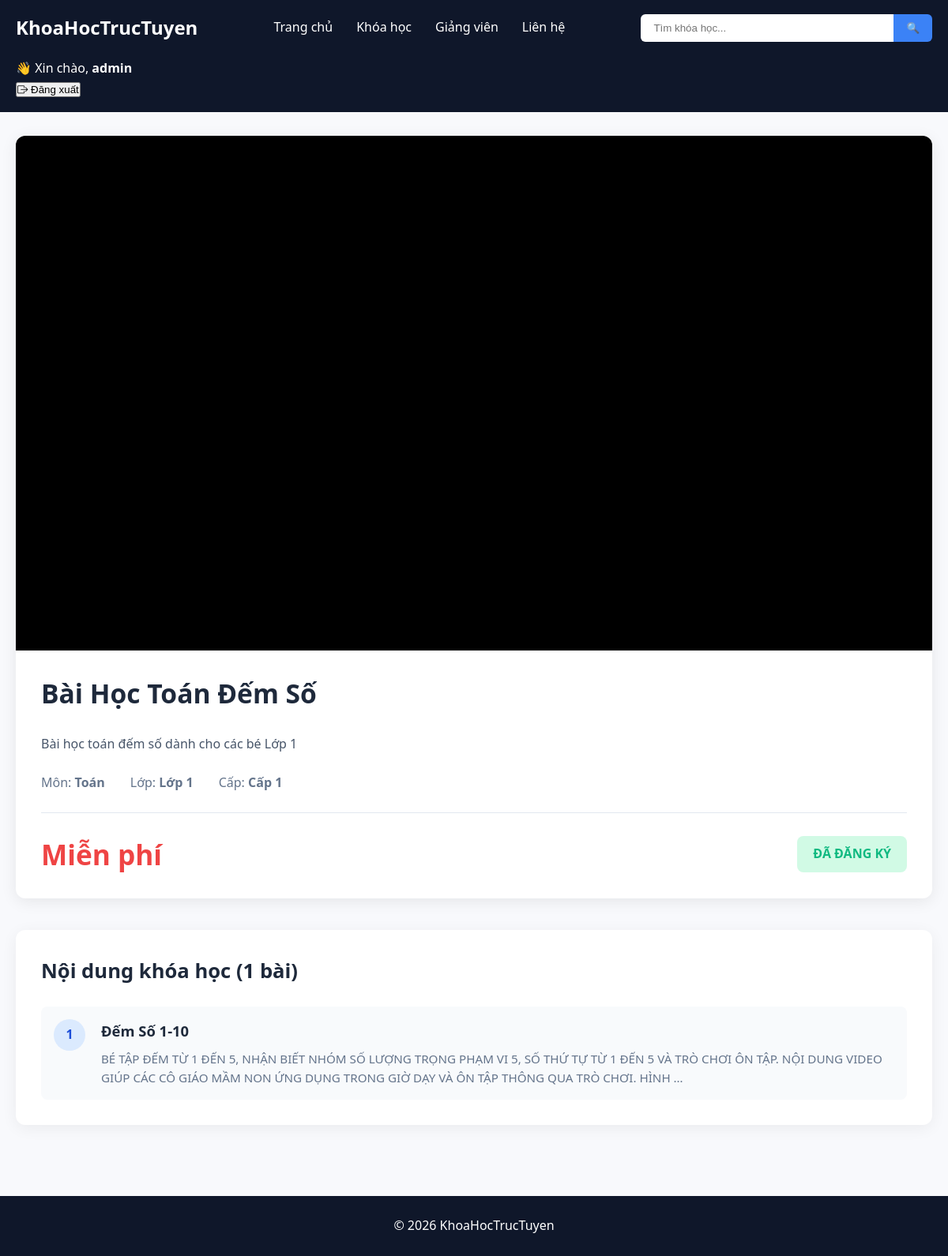
Page /course/3/ (signed in) on the committed database.
### courses/models.py (models this page shows, shortened)
class Lesson(models.Model):
    course = models.ForeignKey('Course', on_delete=models.CASCADE, related_name='lessons')
    title = models.CharField(max_length=200)
    video_url = models.URLField(max_length=500, blank=True, null=True,help_text="Dán link YouTube (watch, youtu.be, embed đều được)")
    video_file = models.FileField(upload_to='lessons/videos/', blank=True, null=True)
    content = models.TextField(blank=True)
    order = models.PositiveIntegerField(default=1)
    is_free_preview = models.BooleanField(default=False)
    class Meta:
        ordering = ['order']
    def get_youtube_id(self):
        if not self.video_url:  # Giả sử field là video_url (URLField)
            return None
        url = self.video_url.strip()  # loại bỏ khoảng trắng thừa
        import urllib.parse
        parsed = urllib.parse.urlparse(url)
        params = urllib.parse.parse_qs(parsed.query)
        if 'v' in params:
            return params['v'][0]  # lấy ID từ ?v=...

class Course(models.Model):
    title = models.CharField(max_length=200)
    description = models.TextField(blank=True)
    price = models.DecimalField(max_digits=10, decimal_places=0, default=0)
    is_free = models.BooleanField(default=True)
    subject = models.ForeignKey('Subject', on_delete=models.CASCADE)
    grade = models.ForeignKey('Grade', on_delete=models.CASCADE)
    level = models.ForeignKey('Level', on_delete=models.CASCADE)
    image = models.ImageField(
        upload_to='courses/',
        blank=True,
        null=True,
        verbose_name="Ảnh khóa học",
        help_text="Kích thước khuyến nghị: 800x450px hoặc lớn hơn"
    )
    is_published = models.BooleanField(default=False, verbose_name="Đã xuất bản")

class Subject(models.Model):
    name = models.CharField(max_length=100)

class Grade(models.Model):
    name = models.CharField(max_length=50)
    level = models.ForeignKey(Level,on_delete=models.CASCADE)

class Level(models.Model):
    name = models.CharField(max_length=50)

### courses/views.py (the view)
# urls.py: path("course/<int:course_id>/", views.course_detail, name="course_detail"),
def course_detail(request, course_id):
    course = get_object_or_404(Course, id=course_id)
    lessons = course.lessons.all().order_by('order')
    enrolled = False
    if request.user.is_authenticated:
        enrolled = Enrollment.objects.filter(user=request.user, course=course).exists()
    return render(request, "course_detail.html", {
        "course": course,
        "lessons": lessons,
        "enrolled": enrolled,
    })

### courses/context_processors.py (called while the page is built)
def menu_data(request):
    levels = Level.objects.all()
    return {
        'levels': levels
    }

### templates/course_detail.html (shortened to what this page needs)
{% extends "base.html" %}
{% load static %}
{% block extra_css %}
    <link rel="stylesheet" href="{% static 'course_detail.css' %}">
{% endblock %}
{% block content %}
<div class="course-detail">
    <div class="video-section">
      <div class="video-container">
          {% if enrolled or lessons.0.is_free_preview %}
              {% if lessons.0.get_youtube_id %}
                  <iframe
                      width="100%"
                      height="500"
                      src="https://www.youtube-nocookie.com/embed/{{ lessons.0.get_youtube_id }}?rel=0"
                      title="{{ lessons.0.title }}"
                      frameborder="0"
                      allow="accelerometer; autoplay; clipboard-write; encrypted-media; gyroscope; picture-in-picture"
                      allowfullscreen
>
                  </iframe>
              {% elif lessons.0.video_file %}
                  <video controls poster="{% static 'images/video-poster.jpg' %}" class="main-video">
                      <source src="{{ lessons.0.video_file.url }}" type="video/mp4">
                      Trình duyệt không hỗ trợ video.
                  </video>
              {% else %}
                  <div class="no-video-message">
                      <i class="bi bi-play-circle-fill"></i>
                      <p>Bài học không có video</p>
                  </div>
              {% endif %}
          {% endif %}
      </div>
        <div class="course-header">
            <h1>{{ course.title }}</h1>
            <p>{{ course.description|linebreaks|truncatewords:80 }}</p>
            <div class="meta-row">
                <div>Môn: <strong>{{ course.subject.name|default:"-" }}</strong></div>
                <div>Lớp: <strong>{{ course.grade.name|default:"-" }}</strong></div>
                <div>Cấp: <strong>{{ course.level.name|default:"-" }}</strong></div>
            </div>
            <div class="price-row">
                <div class="price">
                    {% if course.price == 0 %}Miễn phí{% else %}{{ course.price }} VNĐ{% endif %}
                </div>
                {% if enrolled %}
                    <div class="enrolled">ĐÃ ĐĂNG KÝ</div>
                {% else %}
                    <a href="{% url 'enroll_course' course.id %}" class="btn-enroll">ĐĂNG KÝ NGAY</a>
                {% endif %}
            </div>
        </div>
    </div>
    <div class="lessons-section">
        <h2>Nội dung khóa học ({{ lessons.count }} bài)</h2>
        <div class="lesson-list">
            {% for lesson in lessons %}
                <div class="lesson-row">
                    <div class="lesson-number">{{ forloop.counter }}</div>
                    <div class="lesson-info">
                        <h3>{{ lesson.title }}</h3>
                        <p>{{ lesson.content|truncatewords:50 }}</p>
                    </div>
                </div>
            {% empty %}
                <p class="no-content">Chưa có bài học nào.</p>
            {% endfor %}
        </div>
    </div>
</div>
{% endblock %}

### templates/base.html (shortened to what this page needs)
{% load static %}
<!DOCTYPE html>
<html lang="vi">
{% load static %}
<head>
    <link rel="stylesheet" href="{% static 'style.css' %}">
    <link rel="stylesheet" href="https://cdn.jsdelivr.net/npm/bootstrap-icons@1.11.3/font/bootstrap-icons.min.css">
    {% block extra_css %}{% endblock %}
</head>
<body>
    <nav class="navbar">
        <div class="container nav-flex">
            <a href="/" class="logo">KhoaHocTrucTuyen</a>
            <div class="menu">
                <a href="/">Trang chủ</a>
                <a href="/courses/" class="dropdown">Khóa học</a>
                <a href="#">Giảng viên</a>
                <a href="#">Liên hệ</a>
            </div>
            <form action="/courses/" method="GET" class="search-box">
                <input type="text" name="q" placeholder="Tìm khóa học..." value="{{q}}">
                <button type="submit">🔍</button>
            </form>
            <div class="auth">
                {% if user.is_authenticated %}
                    <div class="user-box">
                        <span class="hello">
                            👋 Xin chào, <b>{{ user.username }}</b>
                        </span>
                        <form action="{% url 'logout' %}" method="post" class="logout-form">
                            <button type="submit" class="logout-btn">
                                <i class="bi bi-box-arrow-right"></i>
                                Đăng xuất
                            </button>
                        </form>
                    </div>
                {% else %}
                    <a href="{% url 'login' %}" class="login-btn">Đăng nhập</a>
                    <a href="{% url 'register' %}" class="register-btn">Đăng ký</a>
                {% endif %}
            </div>
        </div>
    </nav>
    {% block content %}{% endblock %}
    <footer>
        © 2026 KhoaHocTrucTuyen
    </footer>
</body>
</html>

### static/style.css (style rules this page uses)
* { margin:0; padding:0; box-sizing:border-box; }
body { font-family: 'Segoe UI', system-ui, sans-serif; background:#f8f9fc; color:#222; line-height:1.6; }
.container { max-width:1280px; margin:0 auto; padding:0 20px; }
.navbar { background:#0f172a; padding:16px 0; color:white; }
.nav-flex { display:flex; align-items:center; justify-content:space-between; flex-wrap:wrap; gap:20px; }
.logo { font-size:24px; font-weight:700; color:white; text-decoration:none; }
.menu { display:flex; gap:30px; }
.menu a { color:white; text-decoration:none; font-weight:500; }
.search-box { display:flex; }
.search-box input { padding:10px 16px; width:320px; border:none; border-radius:6px 0 0 6px; }
.search-box button { background:#3b82f6; color:white; border:none; padding:10px 16px; border-radius:0 6px 6px 0; cursor:pointer; }
footer { background:#0f172a; color:white; text-align:center; padding:25px; margin-top:60px; }
.price { font-size: 1.5rem; font-weight: 700; color: #e11d48; }

### static/course_detail.css (style rules this page uses)
.course-detail { max-width: 1200px; margin: 0 auto; padding: 30px 20px; }
.video-section { background: #fff; border-radius: 12px; overflow: hidden; box-shadow: 0 4px 20px rgba(0,0,0,0.08); margin-bottom: 40px; }
.video-container { position: relative; padding-bottom: 56.25%; height: 0; background: #000; }
.video-container .main-video, .video-container iframe { position: absolute; top: 0; left: 0; width: 100%; height: 100%; border: none; }
.course-header { padding: 28px 32px; }
.course-header h1 { font-size: 2.1rem; margin-bottom: 16px; color: #1e293b; }
.course-header p { color: #475569; margin-bottom: 24px; line-height: 1.6; }
.meta-row { display: flex; gap: 32px; margin-bottom: 24px; font-size: 1rem; color: #64748b; }
.price-row { display: flex; justify-content: space-between; align-items: center; border-top: 1px solid #e2e8f0; padding-top: 24px; }
.price { font-size: 2.2rem; font-weight: 700; color: #ef4444; }
.enrolled { background: #d1fae5; color: #10b981; padding: 10px 20px; border-radius: 8px; font-weight: 600; }
.lessons-section { background: #fff; border-radius: 12px; padding: 32px; box-shadow: 0 4px 20px rgba(0,0,0,0.06); }
.lessons-section h2 { font-size: 1.6rem; margin-bottom: 24px; color: #1e293b; }
.lesson-list { display: flex; flex-direction: column; gap: 16px; }
.lesson-row { display: flex; gap: 20px; padding: 16px; border-radius: 8px; background: #f8fafc; transition: background 0.2s; }
.lesson-number { width: 40px; height: 40px; background: #dbeafe; color: #1d4ed8; border-radius: 50%; display: flex; align-items: center; justify-content: center; font-weight: 600; flex-shrink: 0; }
.lesson-info h3 { font-size: 1.15rem; margin-bottom: 8px; color: #1e293b; }
.lesson-info p { color: #64748b; font-size: 0.95rem; }

### rows in the picture
Course: title "Bài Học Toán Đếm Số", description "Bài học toán đếm số dành cho các bé Lớp 1", subject.name "Toán", grade.name "Lớp 1", level.name "Cấp 1"
Lesson: title "Đếm Số 1-10", content "BÉ TẬP ĐẾM TỪ 1 ĐẾN 5, NHẬN BIẾT NHÓM SỐ LƯỢNG TRỌNG PHẠM VI 5, SỐ THỨ TỰ TỪ 1 ĐẾN 5 VÀ TRÒ CHƠI ÔN TẬP. NỘI DUNG VIDEO GIÚP CÁC CÔ GIÁO MẦM NON ỨNG DỤNG TRONG GIỜ DẠY VÀ ÔN TẬP THÔNG QUA TRÒ CHƠI. HÌNH …"

### other values in the picture
{{ user.username }} "admin"
{{ lessons.count }} "1"
